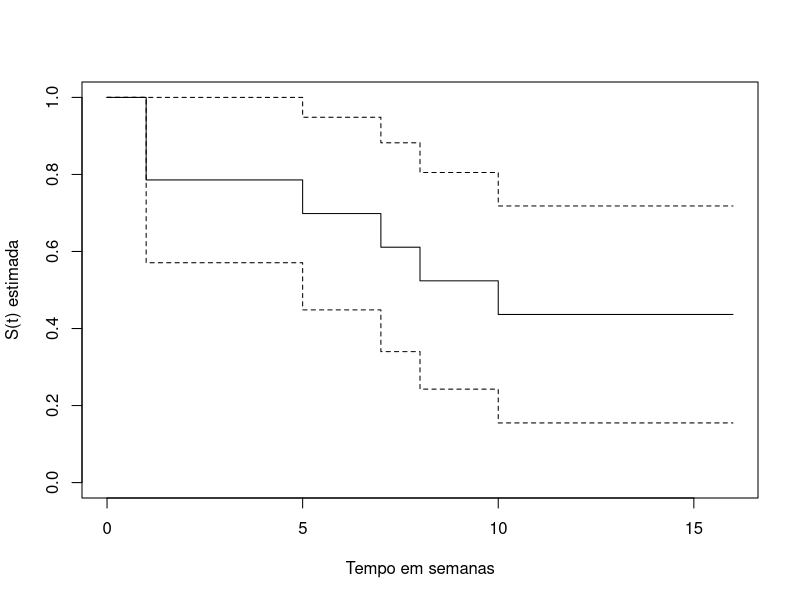
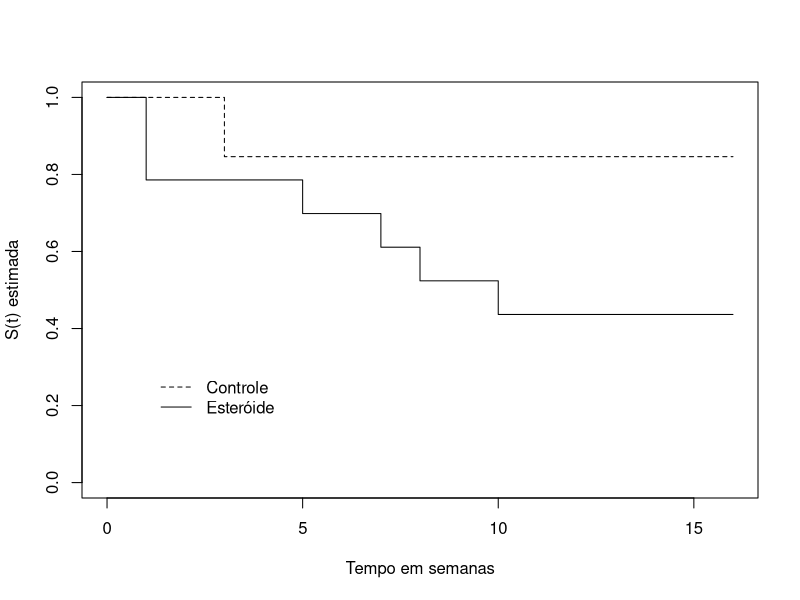

Reproduce these figures in R, in order.
# Carregando pacotes -----------------------------------------------------------

library(survival)

# Exemplo dados hepatite

tempo = c(1, 1, 1, 1, 4, 5, 7, 8, 10, 10, 12, 16, 16, 16)
censura = c(1, 1, 1, 0, 0, 1, 1, 1, 1, 0, 0, 0, 0, 0)
dados=cbind(tempo, censura)

# comando para calcular o estimador de Kaplan-Meier
ekm=survfit(Surv(tempo, censura)~1, conf.type="plain")
summary(ekm)

# Plot do Kaplan-Meier para ambos os grupos
plot(ekm, xlab="Tempo em semanas", ylab = "S(t) estimada")

# Considerando uma estimativa da curva de sobrevivência para cada grupo
tempo = c(1, 2, 3, 3, 3, 5, 5, 16, 16, 16, 16, 16, 16,
          16, 16, 1, 1, 1, 1, 4, 5, 7, 8, 10, 10, 12,
          16, 16, 16)
censura = c(0, 0, 1, 1, 0, 0, 0, 0, 0, 0, 0, 0, 0, 0, 0,
            1, 1, 1, 0, 0, 1, 1, 1, 1, 0, 0, 0, 0, 0)
grupo = c(rep(1, 15), rep(2, 14))
dados=cbind(tempo, censura, grupo)

# calculando as estimativas para S(t) por grupo
ekm2=survfit(Surv(tempo, censura)~grupo, conf.type="log-log")
summary(ekm2)

# Plotando as curvas
plot(ekm2, lty=c(2,1), xlab="Tempo em semanas",
     ylab = "S(t) estimada")
legend(1, 0.3, lty=c(2,1), c("Controle", "Esteróide"),
       lwd=1, bty="n")

# Podemos ver que as curvas não se interceptam em nenhum momento e que apresentam
# comportamentos bem distintos, sugerindo que há diferença na curva de sobrevivência
# entre os indivíduos do grupo controle e grupo esteróide.

